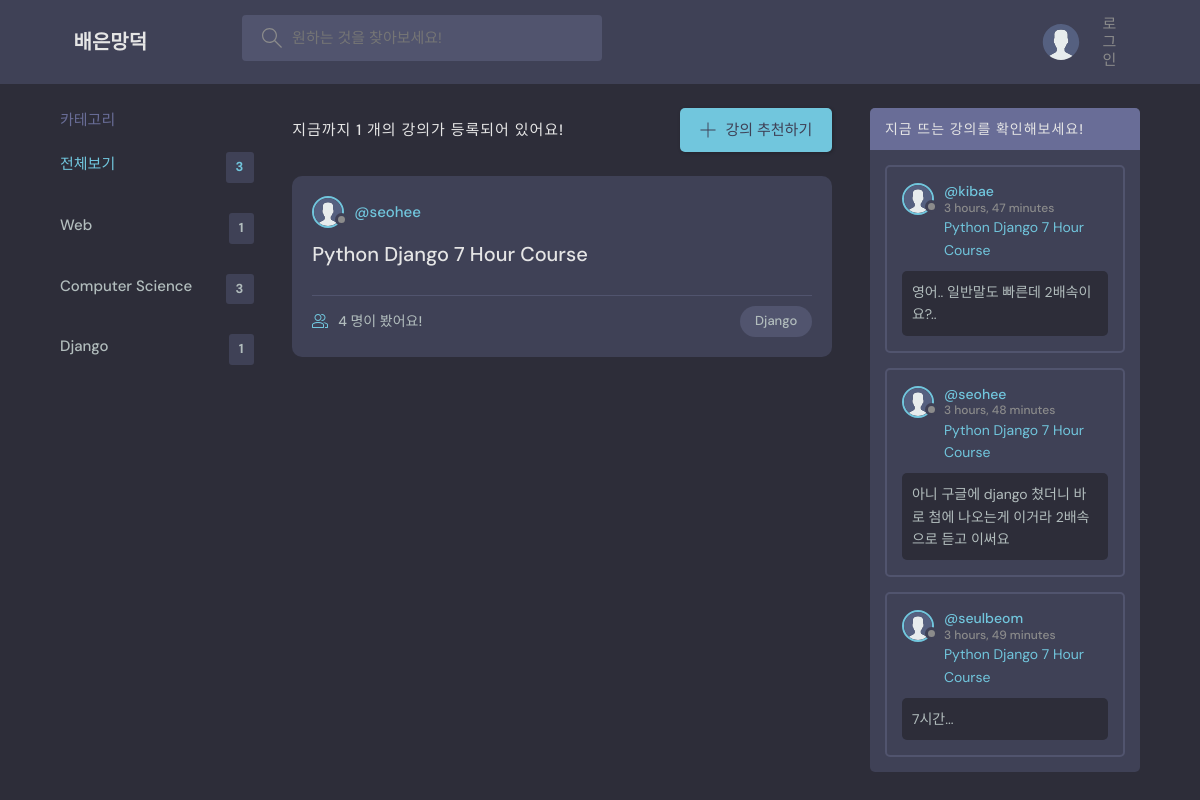
Screenshot of /?q=Django with the database file from the repository.
### base/models.py (models this page shows, shortened)
class Topic(models.Model):
    name = models.CharField(max_length=200)

class Room(models.Model):
    host = models.ForeignKey(User, on_delete=models.SET_NULL, null=True)
    topic = models.ForeignKey(Topic, on_delete=models.SET_NULL, null=True)
    name = models.CharField(max_length=200)
    description = models.TextField(null=True, blank=True)
    participants = models.ManyToManyField(
        User, related_name='participants', blank=True)
    updated = models.DateTimeField(auto_now=True)
    created = models.DateTimeField(auto_now_add=True)
    class Meta:
        ordering = ['-updated', '-created']
    def __str__(self):
        return self.name

class Message(models.Model):
    user = models.ForeignKey(User, on_delete=models.CASCADE)
    room = models.ForeignKey(Room, on_delete=models.CASCADE)
    body = models.TextField()
    updated = models.DateTimeField(auto_now=True)
    created = models.DateTimeField(auto_now_add=True)
    class Meta:
        ordering = ['-updated', '-created']
    def __str__(self):
        return self.body[0:50]

### base/views.py (the view)
# urls.py: path('', views.home, name="home"),
def home(request):
    q = request.GET.get('q') if request.GET.get('q') != None else ''
    rooms = Room.objects.filter(
        Q(topic__name__icontains=q) |
        Q(name__icontains=q) |
        Q(description__icontains=q)
    )
    topics = Topic.objects.all()
    room_count = rooms.count()
    room_messages = Message.objects.filter(Q(room__topic__name__icontains=q))
    context = {'rooms': rooms, 'topics': topics,
               'room_count': room_count, 'room_messages': room_messages}
    return render(request, 'base/home.html', context)

### base/templates/base/home.html (shortened to what this page needs)
{% extends 'main.html' %}
{% block content %}
<main class="layout layout--3">
  <div class="container">
    {% include 'base/topics_component.html' %}
    <div class="roomList">
      <div class="roomList__header">
        <div>
          <h2>지금까지 {{room_count}} 개의 강의가 등록되어 있어요!</h2>
        </div>
        <a class="btn btn--main" href="{% url 'create-room' %}">
          <svg version="1.1" xmlns="http://www.w3.org/2000/svg" width="32" height="32" viewBox="0 0 32 32">
            <title>add</title>
            <path
              d="M16.943 0.943h-1.885v14.115h-14.115v1.885h14.115v14.115h1.885v-14.115h14.115v-1.885h-14.115v-14.115z">
            </path>
          </svg>
          강의 추천하기
        </a>
      </div>
      {% include 'base/feed_component.html' %}
    </div>
    {% include 'base/activity_component.html' %}
  </div>
</main>
{% endblock content %}

### base/templates/base/topics_component.html
<div class="topics">
    <div class="topics__header">
        <h2>카테고리</h2>
    </div>
    <ul class="topics__list">
        <li>
            <a href="{% url 'home' %}" class="active">전체보기 <span>{{topics.count}}</span></a>
        </li>
        {% for topic in topics %}
        <li>
            <a href="{% url 'home' %}?q={{topic.name}}">{{topic.name}}<span>{{topic.room_set.all.count}}</span></a>
        </li>
        {% endfor %}
    </ul>
</div>

### base/templates/base/feed_component.html (shortened to what this page needs)
{% load static %}
{% for room in rooms %}
<div class="roomListRoom">
    <div class="roomListRoom__header">
        <a href="{% url 'user-profile' room.host.id %}" class="roomListRoom__author">
            <div class="avatar avatar--small">
                <img src="{% static 'images/avatar.svg' %}" />
            </div>
            <span>@{{room.host.username}}</span>
        </a>
    </div>
    <div class="roomListRoom__content">
        <a href="{% url 'room' room.id %}">{{room.name}}</a>
    </div>
    <div class="roomListRoom__meta">
        <a href="{% url 'room' room.id %}" class="roomListRoom__joined">
            {{room.participants.all.count}} 명이 봤어요!
        </a>
        <p class="roomListRoom__topic">{{room.topic.name}}</p>
    </div>
</div>
{% endfor %}

### base/templates/base/activity_component.html (shortened to what this page needs)
{% load static %}
<div class="activities">
    <div class="activities__header">
        <h2>지금 뜨는 강의를 확인해보세요!</h2>
    </div>
    {% for message in room_messages %}
    <div class="activities__box">
        <div class="activities__boxHeader roomListRoom__header">
            <a href="{% url 'user-profile' message.user.id %}" class="roomListRoom__author">
                <div class="avatar avatar--small">
                    <img src="{% static 'images/avatar.svg' %}" />
                </div>
                <p>
                    @{{ message.user }}
                    <span>{{ message.created | timesince}}</span>
                </p>
            </a>
        </div>
        <div class="activities__boxContent">
            <p><a href="{% url 'room' message.room.id %}">{{ message.room }}</a></p>
            <div class="activities__boxRoomContent">
                {{ message }}
            </div>
        </div>
    </div>
    {% endfor %}
</div>

### rows the page displays
Topic: name "Web", room_set.all.count "1"
Topic: name "Computer Science", room_set.all.count "3"
Topic: name "Django", room_set.all.count "1"
Room: host.username "seohee", name "Python Django 7 Hour Course", participants.all.count "4", topic.name "Django"
Message: user "kibae", created "3 hours, 47 minutes", room "Python Django 7 Hour Course", body "영어.. 일반말도 빠른데 2배속이요?.."
Message: user "seohee", created "3 hours, 48 minutes", room "Python Django 7 Hour Course", body "아니 구글에 django 쳤더니 바로 첨에 나오는게 이거라 2배속으로 듣고 이써요"
Message: user "seulbeom", created "3 hours, 49 minutes", room "Python Django 7 Hour Course", body "7시간..."

### other values shown
{{ topics.count }} "3"
{{ room_count }} "1"
